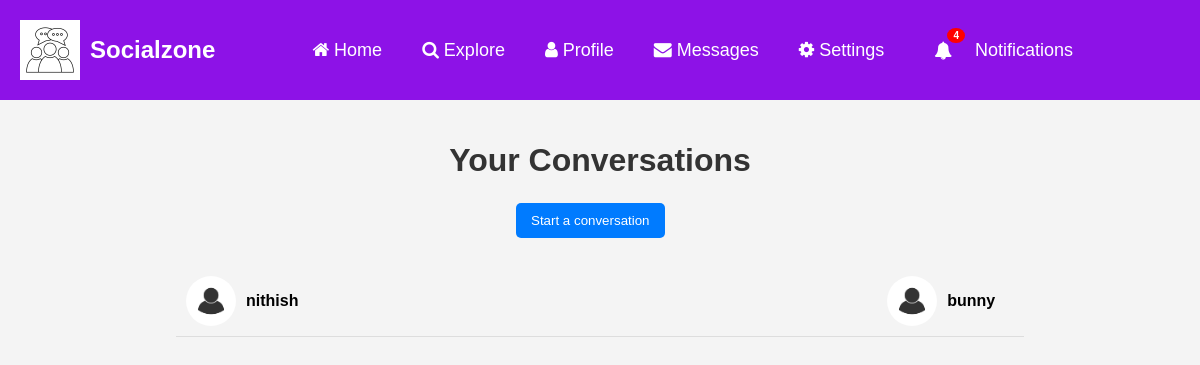
/social/inbox/ (signed in), run on the app's committed database.
### social/models.py (models this page shows)
class ThreadModel(models.Model):
    user = models.ForeignKey(User, on_delete=models.CASCADE, related_name='+')
    receiver = models.ForeignKey(User, on_delete=models.CASCADE, related_name='+')

class UserProfile(models.Model):
    user = models.OneToOneField(User, primary_key=True, verbose_name='user', related_name='profile', on_delete=models.CASCADE)
    phone_number = models.TextField(max_length=30, blank=True, null=True)
    private = models.BooleanField(default=False)
    deactivated = models.BooleanField(default=False)
    who_can_send_message = models.IntegerField(default=1)
    name = models.CharField(max_length=30, blank=True, null=True)
    bio = models.TextField(max_length=500, blank=True, null=True)
    birth_date = models.DateField(null=True, blank=True)
    location = models.CharField(max_length=100, blank=True, null=True)
    picture = models.ImageField(upload_to="profile-pictures", default="profile-pictures/profile.jpg", blank=True)
    banner = models.ImageField(upload_to="banners", default="banners/banner.webp", blank=True)
    followers = models.ManyToManyField(User, blank=True, related_name="followers")
    following = models.ManyToManyField(User, blank=True, related_name="following")

### social/views.py (the view)
# urls.py: path('inbox/', ListThreads.as_view(), name='inbox'),
class ListThreads(View):
    def get(self, request, *args, **kwargs):
        threads = ThreadModel.objects.filter(Q(user=request.user) | Q(receiver=request.user))
        context = {
            'threads' : threads
        }
        return render(request, 'social/inbox.html', context)

### social/templatetags/custom_filters.py (called while the page is built)
@register.inclusion_tag('social/show-notifications.html', takes_context=True)
def show_notifications(context):
    request_user = context['request'].user
    notifications = Notification.objects.filter(to_user=request_user).exclude(user_has_seen=True).order_by('-date')
    return {'notifications' : notifications}

### social/templates/social/inbox.html (shortened to what this page needs)
{% extends 'social/base.html' %}
{% load crispy_forms_tags %}
{% block content %}
    <section id="inbox-container">
        <h2 class="followers-title">Your Conversations</h2>
        <form action="{% url 'create-thread' %}" method="GET">
            <button type="submit" class="conversation-btn"> Start a conversation </button>
        </form>
        <br>
        <div class="conversation-list">
            {% for thread in threads %}
                <a href="{% url 'thread' thread.pk %}">
                    <div class="conversation">
                            <img src="{{ thread.user.profile.picture.url }}" alt="User" class="profile-pic">
                            <div class="conversation-details">
                                <span class="user-name">{{ thread.user }}</span>
                            </div>
                            <img src="{{ thread.receiver.profile.picture.url }}" alt="User" class="other-profile-pic">
                            <div class="conversation-details">
                                <span class="user-name">{{ thread.receiver }}</span>
                            </div>
                    </div>
                </a>
            {% empty %}
                <p class="red">No conversations found.</p>
            {% endfor %}
        </div>
    </section>
{% endblock content %}

### static/asset/CSS/style.css (style rules this page uses)
* { margin: 0; padding: 0; font-family: Arial, sans-serif; box-sizing: border-box; }
body { background-color: #f4f4f4; color: #333; }
.followers-title { font-size: 2rem; text-align: center; margin-bottom: 1.5rem; font-weight: bold; color: #333; }
#inbox-container { margin: 110px auto; max-width: 900px; padding: 2rem 1rem; }
.conversation-list { overflow-y: auto; flex-grow: 1; padding: 10px; }
.conversation-list a { text-decoration: none; color: black; }
.conversation { display: flex; align-items: center; padding: 10px; border-bottom: 1px solid #ddd; cursor: pointer; transition: background-color 0.3s; }
.conversation img { border-radius: 50%; width: 50px; height: 50px; margin-right: 10px; }
.other-profile-pic { border-radius: 50%; width: 50px; height: 50px; margin-left: 570px; }
.conversation-details { flex-grow: 1; }
.user-name { font-weight: bold; }
.conversation-btn { background-color: #007BFF; color: white; border: none; border-radius: 5px; cursor: pointer; padding: 10px 15px; margin-left: 350px; }

### data on the page
ThreadModel: user.profile.picture (placeholder picture), user "nithish", receiver.profile.picture (placeholder picture), receiver "bunny"

### other printed values
{{ notifications.count }} "4"
